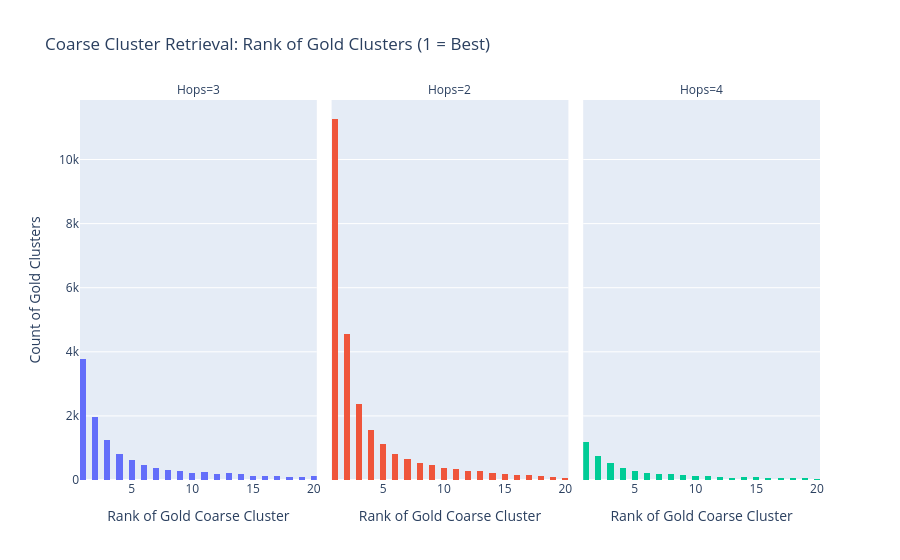
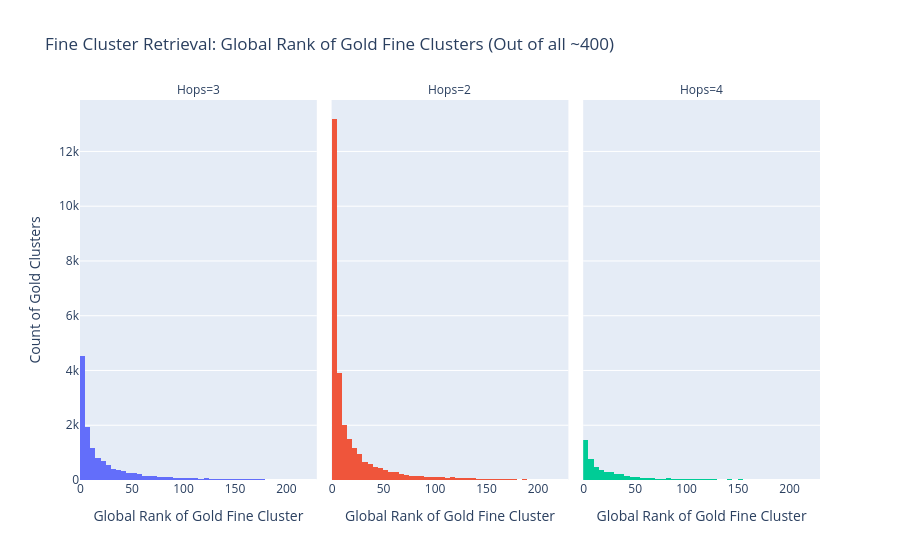

Source (notebook cell) for these figures, in order:
### Code cell
import ast
import numpy as np
import pandas as pd
import plotly.express as px
from sklearn.preprocessing import normalize

# ==========================================
# 1. Extract Centroids & Compute All Ranks
# ==========================================
print("Extracting centroids and calculating query-to-cluster ranks...")

# Coarse Centroids
coarse_centroids = results["coarse_model"].cluster_centers_

# Fine Centroids (Flattened globally for absolute ranking)
fine_ids = []
fine_centroids_list = []
for c_id, f_model in results["fine_models"].items():
    for f_label, centroid in enumerate(f_model.cluster_centers_):
        fine_ids.append(f"C{c_id}_F{f_label}")
        fine_centroids_list.append(centroid)
        
fine_centroids = np.array(fine_centroids_list)

# Normalize queries for Cosine Similarity
queries_norm = normalize(query_emb, norm='l2')

# Matrix multiplication for instant Cosine Similarities
coarse_sims = queries_norm @ coarse_centroids.T
fine_sims = queries_norm @ fine_centroids.T

# Magic numpy trick to convert similarities to Ranks (1 = highest similarity)
coarse_ranks_matrix = np.argsort(np.argsort(-coarse_sims, axis=1), axis=1) + 1
fine_ranks_matrix = np.argsort(np.argsort(-fine_sims, axis=1), axis=1) + 1


# ==========================================
# 2. Map Gold Nodes to their Ranks
# ==========================================
print("Mapping gold nodes to their cluster ranks...")

# Dictionaries to quickly look up which cluster a node belongs to
node_to_coarse = dict(zip(docs_df['node_id'], results['doc_coarse_labels']))
node_to_fine = dict(zip(docs_df['node_id'], results['doc_hierarchical_labels']))

rank_records = []

for idx, row in query_df.iterrows():
    n_hops = row['n_hops']
    if n_hops not in [2, 3, 4]: 
        continue
        
    gold_nodes = row['gold_node_ids']
    if isinstance(gold_nodes, str):
        try:
            gold_nodes = ast.literal_eval(gold_nodes)
        except:
            gold_nodes = []
            
    # Find unique clusters that contain the gold nodes for this specific query
    coarse_set = set()
    fine_set = set()
    for node in gold_nodes:
        if node in node_to_coarse:
            coarse_set.add(node_to_coarse[node])
            fine_set.add(node_to_fine[node])
            
    # Record the rank of EVERY unique coarse cluster required to answer the query
    for c_id in coarse_set:
        c_rank = coarse_ranks_matrix[idx, c_id]
        rank_records.append({'n_hops': n_hops, 'Level': 'Coarse', 'Rank': c_rank})
        
    # Record the rank of EVERY unique fine cluster required
    for f_id in fine_set:
        f_matrix_idx = fine_ids.index(f_id)
        f_rank = fine_ranks_matrix[idx, f_matrix_idx]
        rank_records.append({'n_hops': n_hops, 'Level': 'Fine', 'Rank': f_rank})

df_ranks = pd.DataFrame(rank_records)


# ==========================================
# 3. Plot Histograms
# ==========================================
print("Generating Plots...")

# Chart 1: Coarse Cluster Ranks
df_coarse_ranks = df_ranks[df_ranks['Level'] == 'Coarse']
fig1 = px.histogram(
    df_coarse_ranks,
    x='Rank',
    facet_col='n_hops',
    color='n_hops',
    title="Coarse Cluster Retrieval: Rank of Gold Clusters (1 = Best)",
    labels={'Rank': 'Rank of Gold Coarse Cluster', 'n_hops': 'Hops'},
    nbins=40 # Assuming you have roughly 40 coarse clusters
)
fig1.update_layout(showlegend=False, yaxis_title="Count of Gold Clusters")
fig1.show()


# Chart 2: Fine Cluster Ranks
df_fine_ranks = df_ranks[df_ranks['Level'] == 'Fine']
fig2 = px.histogram(
    df_fine_ranks,
    x='Rank',
    facet_col='n_hops',
    color='n_hops',
    title="Fine Cluster Retrieval: Global Rank of Gold Fine Clusters (Out of all ~400)",
    labels={'Rank': 'Global Rank of Gold Fine Cluster', 'n_hops': 'Hops'},
    nbins=50
)
fig2.update_layout(showlegend=False, yaxis_title="Count of Gold Clusters")
fig2.show()

### Figure 1 — Plotly figure (JSON) as saved in the notebook; plotly's stock layout.template omitted (floating-point values rounded to 4 significant figures; data arrays with more than 128 entries replaced by an {"elided": "..."} marker saying what was removed)
{"data": [{"bingroup": "x", "hovertemplate": "Hops=3<br>Rank of Gold Coarse Cluster=%{x}<br>count=%{y}<extra></extra>", "legendgroup": "3", "marker": {"color": "#636efa", "pattern": {"shape": ""}}, "name": "3", "nbinsx": 40, "orientation": "v", "showlegend": true, "type": "histogram", "x": {"elided": "11613 int values"}, "xaxis": "x", "yaxis": "y"}, {"bingroup": "x", "hovertemplate": "Hops=2<br>Rank of Gold Coarse Cluster=%{x}<br>count=%{y}<extra></extra>", "legendgroup": "2", "marker": {"color": "#EF553B", "pattern": {"shape": ""}}, "name": "2", "nbinsx": 40, "orientation": "v", "showlegend": true, "type": "histogram", "x": {"elided": "25653 int values"}, "xaxis": "x2", "yaxis": "y2"}, {"bingroup": "x", "hovertemplate": "Hops=4<br>Rank of Gold Coarse Cluster=%{x}<br>count=%{y}<extra></extra>", "legendgroup": "4", "marker": {"color": "#00cc96", "pattern": {"shape": ""}}, "name": "4", "nbinsx": 40, "orientation": "v", "showlegend": true, "type": "histogram", "x": {"elided": "4711 int values"}, "xaxis": "x3", "yaxis": "y3"}], "layout": {"annotations": [{"font": {}, "showarrow": false, "text": "Hops=3", "x": 0.16, "xanchor": "center", "xref": "paper", "y": 1, "yanchor": "bottom", "yref": "paper"}, {"font": {}, "showarrow": false, "text": "Hops=2", "x": 0.5, "xanchor": "center", "xref": "paper", "y": 1, "yanchor": "bottom", "yref": "paper"}, {"font": {}, "showarrow": false, "text": "Hops=4", "x": 0.84, "xanchor": "center", "xref": "paper", "y": 1, "yanchor": "bottom", "yref": "paper"}], "barmode": "relative", "legend": {"title": {"text": "Hops"}, "tracegroupgap": 0}, "showlegend": false, "title": {"text": "Coarse Cluster Retrieval: Rank of Gold Clusters (1 = Best)"}, "xaxis": {"anchor": "y", "domain": [0, 0.32], "title": {"text": "Rank of Gold Coarse Cluster"}}, "xaxis2": {"anchor": "y2", "domain": [0.34, 0.66], "matches": "x", "title": {"text": "Rank of Gold Coarse Cluster"}}, "xaxis3": {"anchor": "y3", "domain": [0.68, 1.0], "matches": "x", "title": {"text": "Rank of Gold Coarse Cluster"}}, "yaxis": {"anchor": "x", "domain": [0, 1], "title": {"text": "Count of Gold Clusters"}}, "yaxis2": {"anchor": "x2", "domain": [0, 1], "matches": "y", "showticklabels": false}, "yaxis3": {"anchor": "x3", "domain": [0, 1], "matches": "y", "showticklabels": false}}}

### Figure 2 — Plotly figure (JSON) as saved in the notebook; plotly's stock layout.template omitted (floating-point values rounded to 4 significant figures; data arrays with more than 128 entries replaced by an {"elided": "..."} marker saying what was removed)
{"data": [{"bingroup": "x", "hovertemplate": "Hops=3<br>Global Rank of Gold Fine Cluster=%{x}<br>count=%{y}<extra></extra>", "legendgroup": "3", "marker": {"color": "#636efa", "pattern": {"shape": ""}}, "name": "3", "nbinsx": 50, "orientation": "v", "showlegend": true, "type": "histogram", "x": {"elided": "13121 int values"}, "xaxis": "x", "yaxis": "y"}, {"bingroup": "x", "hovertemplate": "Hops=2<br>Global Rank of Gold Fine Cluster=%{x}<br>count=%{y}<extra></extra>", "legendgroup": "2", "marker": {"color": "#EF553B", "pattern": {"shape": ""}}, "name": "2", "nbinsx": 50, "orientation": "v", "showlegend": true, "type": "histogram", "x": {"elided": "27886 int values"}, "xaxis": "x2", "yaxis": "y2"}, {"bingroup": "x", "hovertemplate": "Hops=4<br>Global Rank of Gold Fine Cluster=%{x}<br>count=%{y}<extra></extra>", "legendgroup": "4", "marker": {"color": "#00cc96", "pattern": {"shape": ""}}, "name": "4", "nbinsx": 50, "orientation": "v", "showlegend": true, "type": "histogram", "x": {"elided": "5317 int values"}, "xaxis": "x3", "yaxis": "y3"}], "layout": {"annotations": [{"font": {}, "showarrow": false, "text": "Hops=3", "x": 0.16, "xanchor": "center", "xref": "paper", "y": 1, "yanchor": "bottom", "yref": "paper"}, {"font": {}, "showarrow": false, "text": "Hops=2", "x": 0.5, "xanchor": "center", "xref": "paper", "y": 1, "yanchor": "bottom", "yref": "paper"}, {"font": {}, "showarrow": false, "text": "Hops=4", "x": 0.84, "xanchor": "center", "xref": "paper", "y": 1, "yanchor": "bottom", "yref": "paper"}], "barmode": "relative", "legend": {"title": {"text": "Hops"}, "tracegroupgap": 0}, "showlegend": false, "title": {"text": "Fine Cluster Retrieval: Global Rank of Gold Fine Clusters (Out of all ~400)"}, "xaxis": {"anchor": "y", "domain": [0, 0.32], "title": {"text": "Global Rank of Gold Fine Cluster"}}, "xaxis2": {"anchor": "y2", "domain": [0.34, 0.66], "matches": "x", "title": {"text": "Global Rank of Gold Fine Cluster"}}, "xaxis3": {"anchor": "y3", "domain": [0.68, 1.0], "matches": "x", "title": {"text": "Global Rank of Gold Fine Cluster"}}, "yaxis": {"anchor": "x", "domain": [0, 1], "title": {"text": "Count of Gold Clusters"}}, "yaxis2": {"anchor": "x2", "domain": [0, 1], "matches": "y", "showticklabels": false}, "yaxis3": {"anchor": "x3", "domain": [0, 1], "matches": "y", "showticklabels": false}}}
